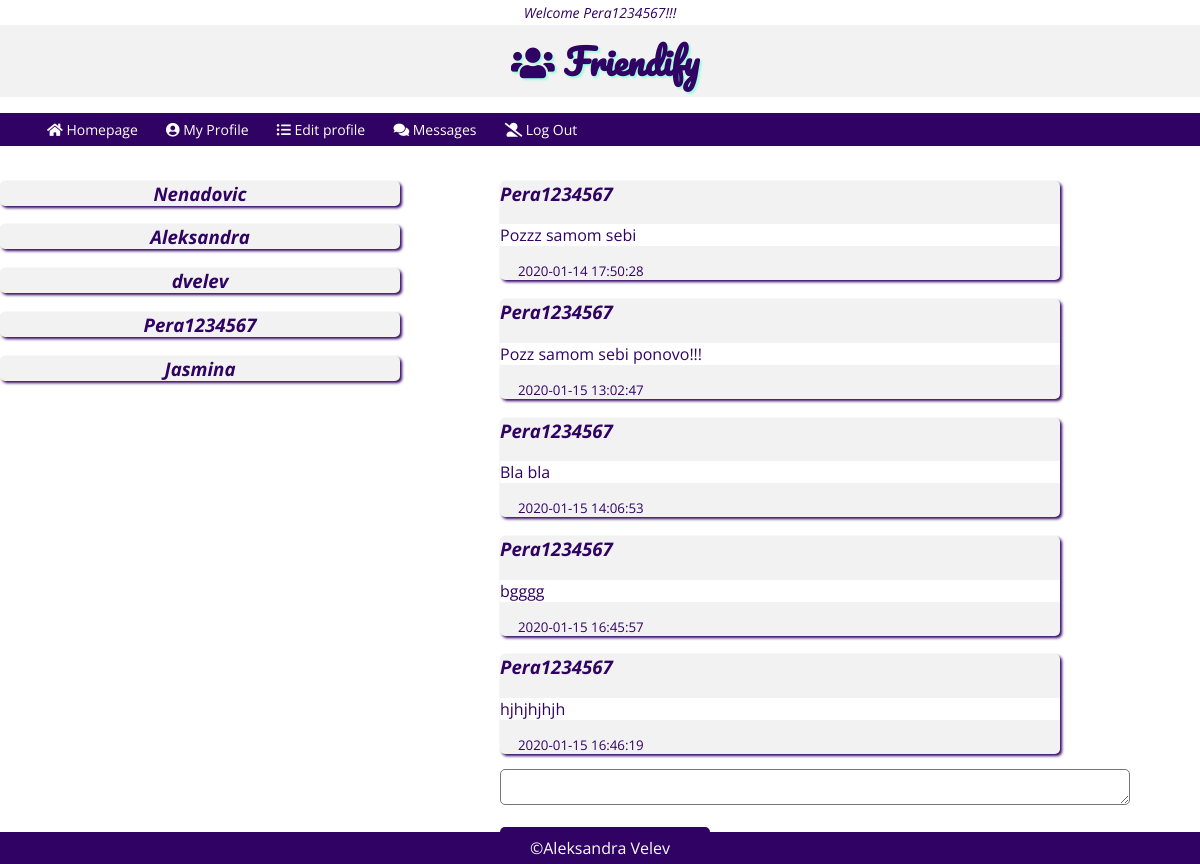
The page /networkPHP/msg.php?id=32 (signed in) on the database its author committed.
### tables this page shows
CREATE TABLE IF NOT EXISTS `message` (
  `id` int(10) UNSIGNED NOT NULL AUTO_INCREMENT,
  `user_id` int(10) UNSIGNED NOT NULL,
  `friend_id` int(10) UNSIGNED NOT NULL,
  `message` varchar(200) DEFAULT NULL,
  `created_at` timestamp NOT NULL DEFAULT current_timestamp(),
  PRIMARY KEY (`id`),
  KEY `user_id` (`user_id`),
  KEY `friend_id` (`friend_id`)
);

CREATE TABLE IF NOT EXISTS `user` (
  `id` int(10) UNSIGNED NOT NULL AUTO_INCREMENT,
  `username` varchar(50) NOT NULL,
  `email` varchar(50) NOT NULL,
  `password` varchar(50) NOT NULL,
  PRIMARY KEY (`id`)
);

### networkPHP/database/conection.php (called while the page is built, shortened)
<?php
class Dbconection
{
    public function connect()
    {
        $this->servername = 'localhost';
        $this->username = 'videoman';
        $this->password = 'videoman123';
        $this->database = 'network';
        $conn = new mysqli($this->servername, $this->username, $this->password, $this->database);
        return $conn;
    }
}
?>

### networkPHP/database/userdata.php (called while the page is built, shortened)
<?php
require_once 'conection.php';
class Userdata extends Dbconection
{
    public function selectUsernameById($id)
    {
        $sql = "SELECT username
                FROM user
                WHERE id = '$id'";
        $result = $this->connect()->query($sql);
        $row = $result->fetch_assoc();
        $username = $row['username'];
        return $username;
    }
    public function selectMsgDataSenderById($id)
    {
        $sql = "SELECT DISTINCT message.friend_id
                FROM message
                WHERE user_id = $id
                UNION
                SELECT DISTINCT user_id
                FROM message
                WHERE friend_id = $id";
        $result = $this->connect()->query($sql);
        return $result;
    }
    public function selectMsgDataInfoById($id, $idLoged)
    {
        $sql = "SELECT message.user_id, message.friend_id, message.message, message.created_at
                FROM message
                INNER JOIN user
                ON user.id = message.user_id
                WHERE message.user_id = $id AND message.friend_id = $idLoged OR message.user_id = $idLoged AND message.friend_id = $id
                ORDER BY message.created_at ASC;
                ";
        $result = $this->connect()->query($sql);
        return $result;
    }
}
?>

### networkPHP/msg.php (the view, shortened to what this page needs)
<?php
    require_once 'header.php';
    require_once 'database/conection.php';
    require_once 'database/userdata.php';
    require_once 'database/msg_view.php';
    $id = $_SESSION['id'];
?>
    <div class='flex-2'>
        <div class='picture-wrap'>
            <div>
                <?php
                $msg = new MessageView();
                $msgView =  $msg->viewMsgSender();
                ?>
            </div>
        </div>
        <div class="msg-wrap">
            <div>
                <?php
                    if( !empty($_GET['id']) )
                    {
                        $id_f = $_GET['id'];
                        $msg_view = new MessageView();
                        $result = $msg_view->selectMsgDataInfoById($id_f, $id);
                        if ($result->num_rows == 0)
                        {
                            echo "<div class='err'>There is no messages with this users to show! :( </div>";
                        }
                        else
                        {
                            while( $row = $result->fetch_assoc() )
                            {
                                $user_id = $row['user_id'];
                                $msg = $row['message'];
                                $created_at = $row['created_at'];
                                $o = new Userdata();
                                $u_name = $o->selectUsernameById($user_id);
                                echo "<div class='user-wrap'>";
                                echo "<h3><i>$u_name</i></h3>";
                                echo "<p>$msg</p>";
                                echo "<small>$created_at</small>";
                                echo "</div>";
                            }
                        }
                    }
                ?>
                <form action="" method="POST"  class='msg-box'>
                    <textarea name="msg" id="" cols="10"></textarea>
                    <br><br>
                    <a href="msg.php?$f_id=<?php echo $id_f ?? ''?> ">
                    <input type="submit" name="send" value="Send" class="msg-btn"></a>
                </form>
            </div>
        </div>
    </div>
<?php
    require_once 'footer.php';
?>

### networkPHP/css/general.css (style rules this page uses)
body { margin: 0; padding: 0; font-family: 'Open Sans', sans-serif; }
* { box-sizing: border-box; }
:root { --light-grey:#f2f2f2; --light-grey-opacity:rgba(253, 253, 253, 0.842); --dark-grey:#1a1a1a; --white-color:#fff; --black-color:#000; --dgrey-color-opacity:rgba(26, 26, 26, 0.7); --tirquise-color:rgb(160, 251, 221); --purple-color:rgb(48, 2, 100); --orange-color:#ff8c1a; }

### networkPHP/css/content.css (style rules this page uses)
small { padding:3px; margin: 0 0 15px 15px; color: var(--purple-color); }
.flex-2 { display:flex; }
.picture-wrap { width:50%; text-align: center; }
.msg-wrap { width: 70%; margin: auto; text-align: left; }
.user-wrap { background-color: var(--light-grey); color: var(--dark-grey); border-radius: 5px; box-shadow: 2px 2px 3px var(--purple-color); cursor: pointer; width:80%; }
.user-wrap h3 { color: var(--purple-color); }
.user-wrap p { color: var(--purple-color); background-color: var(--white-color); }
.msg-box { margin-top: 15px; }
.msg-box textarea { width:90%; border-radius: 5px; }

### networkPHP/css/profile.css (style rules this page uses)
.flex-2 { display: flex; align-content: center; }

### rows shown on the page
message: user.username "Pera1234567", message "Pozzz samom sebi", created_at "2020-01-14 17:50:28"
message: user.username "Pera1234567", message "Pozz samom sebi ponovo!!!", created_at "2020-01-15 13:02:47"
message: user.username "Pera1234567", message "Bla bla", created_at "2020-01-15 14:06:53"
message: user.username "Pera1234567", message "bgggg", created_at "2020-01-15 16:45:57"
message: user.username "Pera1234567", message "hjhjhjhjh", created_at "2020-01-15 16:46:19"

### other values the page prints
$_SESSION['name'] "Pera1234567"
$username "Nenadovic"
$username "Aleksandra"
$username "dvelev"
$username "Pera1234567"
$username "Jasmina"
